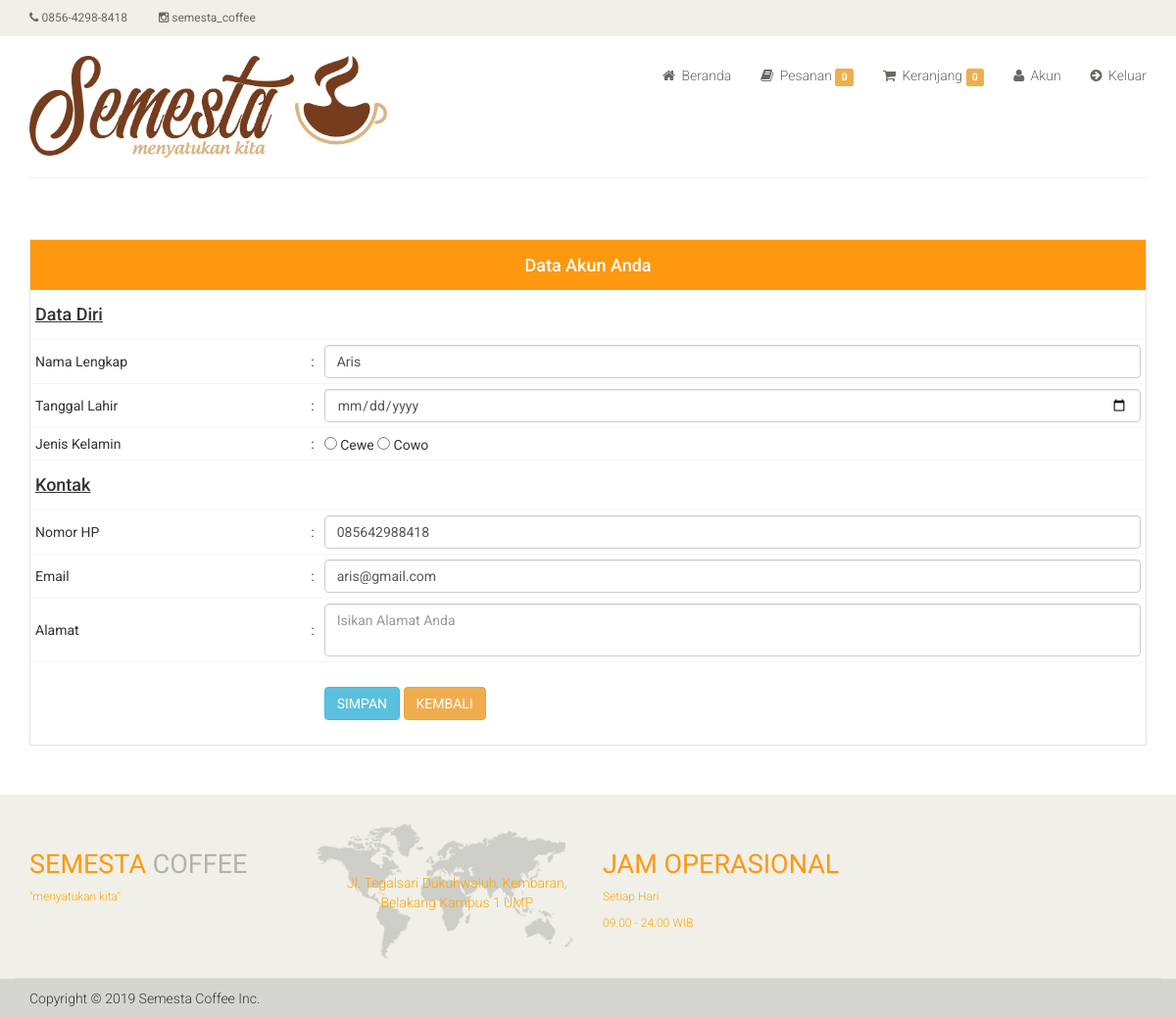
The app's page /ee11cbb19052e40b07aac0ca060c23ee/index.php?i=saya (signed in), older data.
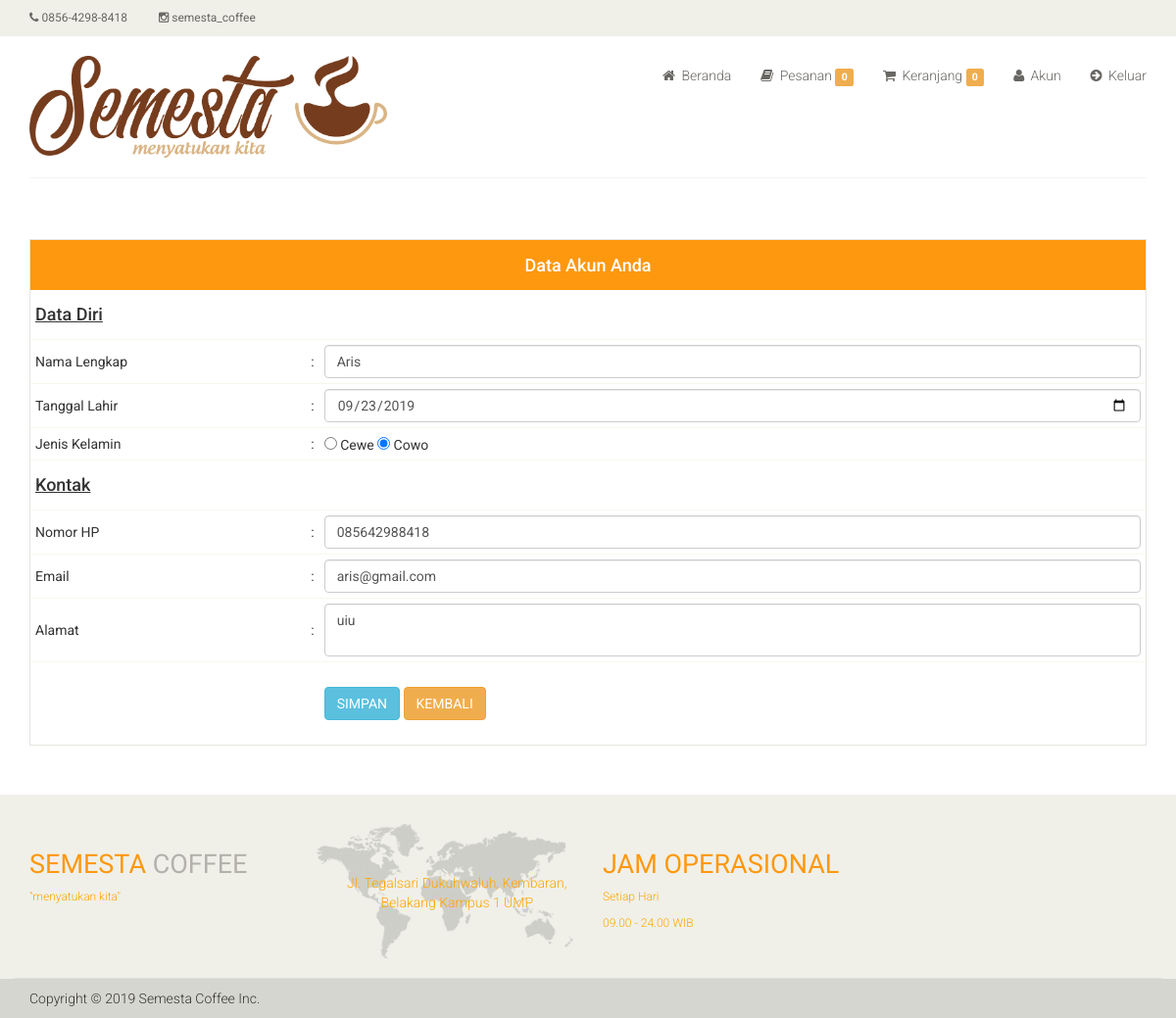
The same page, newer data.
### tables this page shows
CREATE TABLE `m_alamat` (
  `user_id` int(11) NOT NULL,
  `alamat_spesifik` varchar(100) NOT NULL,
  `desa_id` char(11) NOT NULL,
  `rt` varchar(5) NOT NULL,
  `rw` varchar(5) NOT NULL,
  `kecamatan_id` char(11) NOT NULL,
  `kabupaten_id` char(11) NOT NULL,
  `propinsi_id` char(11) NOT NULL,
  `kode_pos` varchar(5) NOT NULL
);

CREATE TABLE `m_user` (
  `user_id` int(11) NOT NULL,
  `user_nama` varchar(100) NOT NULL,
  `user_password` varchar(255) NOT NULL,
  `user_nohp` varchar(13) NOT NULL,
  `user_email` varchar(100) NOT NULL,
  `user_jeniskelamin` varchar(255) DEFAULT NULL,
  `user_ttl` date DEFAULT NULL,
  `user_image` varchar(100) NOT NULL,
  `no_verif` varchar(6) NOT NULL,
  `status` varchar(100) NOT NULL,
  `level_id` int(11) NOT NULL
);

### functions.php (called while the page is built, shortened)
<?php
function getJenisKelamin()
{
    $jeniskelamin = [
        ['kd' => 'P', 'nama' => 'Cewe'],
        ['kd' => 'L', 'nama' => 'Cowo']
    ];
    return $jeniskelamin;
}

### ee11cbb19052e40b07aac0ca060c23ee/akun.php (the view, shortened to what this page needs)
<section id="cart_items">
	<div class="container">
		<div class="table-responsive cart_info">
			<?php
			$jeniskelamin = getJenisKelamin();
			$suser = mysqli_query($koneksi, "SELECT * FROM m_alamat a
								  			 LEFT OUTER JOIN m_user b on a.user_id = b.user_id
											 WHERE a.user_id = '$_SESSION[id]'");
			$huser = mysqli_fetch_array($suser);
			?>
			<form action="" method="post">
				<table class="table table-condensed">
					<thead>
						<tr class="cart_menu">
							<td colspan="7" align="center">
								<h4>Data Akun Anda</h4>
							</td>
						</tr>
					</thead>
					<tbody>
						<tr>
							<td class="col-sm-3">
								<h4><u>Data Diri</u></h4>
							</td>
							<td class="col-sm-0"></td>
							<td class="col-sm-12"></td>
						</tr>
						<tr>
							<td>Nama Lengkap</td>
							<td>:</td>
							<td><input type="text" class="form-control" name="nama" value="<?php echo $huser['user_nama'] ?>" required /></td>
						</tr>
						<tr>
							<td>Tanggal Lahir</td>
							<td>:</td>
							<td><input type="date" class="form-control" name="ttl" value="<?php echo $huser['user_ttl'] ?>" required /></td>
						</tr>
						<tr>
							<td>Jenis Kelamin</td>
							<td>:</td>
							<td>
								<?php
								if (!empty($jeniskelamin)) {
									foreach ($jeniskelamin as $jk) {
										if ($jk["kd"] == $huser["user_jeniskelamin"]) {
											$checked = " checked";
										} else {
											$checked = " ";
										}
										?>
										<input type="radio" id="jk" name="jk" value="<?php echo $jk["kd"];  ?>" <?php echo $checked; ?>> <?php echo $jk["nama"];  ?>
								<?php	}
								}
								?>
							</td>
						</tr>
						<tr>
							<td>
								<h4><u>Kontak</u></h4>
							</td>
							<td></td>
							<td></td>
						</tr>
						<tr>
							<td>Nomor HP</td>
							<td>:</td>
							<td><input type="text" class="form-control" name="nohp" value="<?php echo $huser['user_nohp'] ?>" required /></td>
						</tr>
						<tr>
							<td>Email</td>
							<td>:</td>
							<td><input type="text" class="form-control" name="email" value="<?php echo $huser['user_email'] ?>" required /></td>
						</tr>
						<tr>
							<td>Alamat</td>
							<td>:</td>
							<td>
								<textarea name="alamat" class="form-control" placeholder="Isikan Alamat Anda" required><?php echo $huser['alamat_spesifik'] ?></textarea>
							</td>
						</tr>
						<tr>
							<td></td>
							<td></td>
							<td><br />
								<input type="submit" name="simpan" id="simpan" class="btn btn-info" value="SIMPAN" />&nbsp;<a href="?i="><input type="button" name="kembali" id="kembali" class="btn btn-warning" value="KEMBALI" /></a>
							</td>
						</tr>
					</tbody>
				</table>
			</form>
		</div>
	</div>
</section>

Row changes from the older to the newer data that the page shows:
changed m_alamat "Aris": ttl (not shown) → "09/23/2019"; alamat (not shown) → "uiu"
Text that changed along with them:
form field jk: "☐" → "☑"
